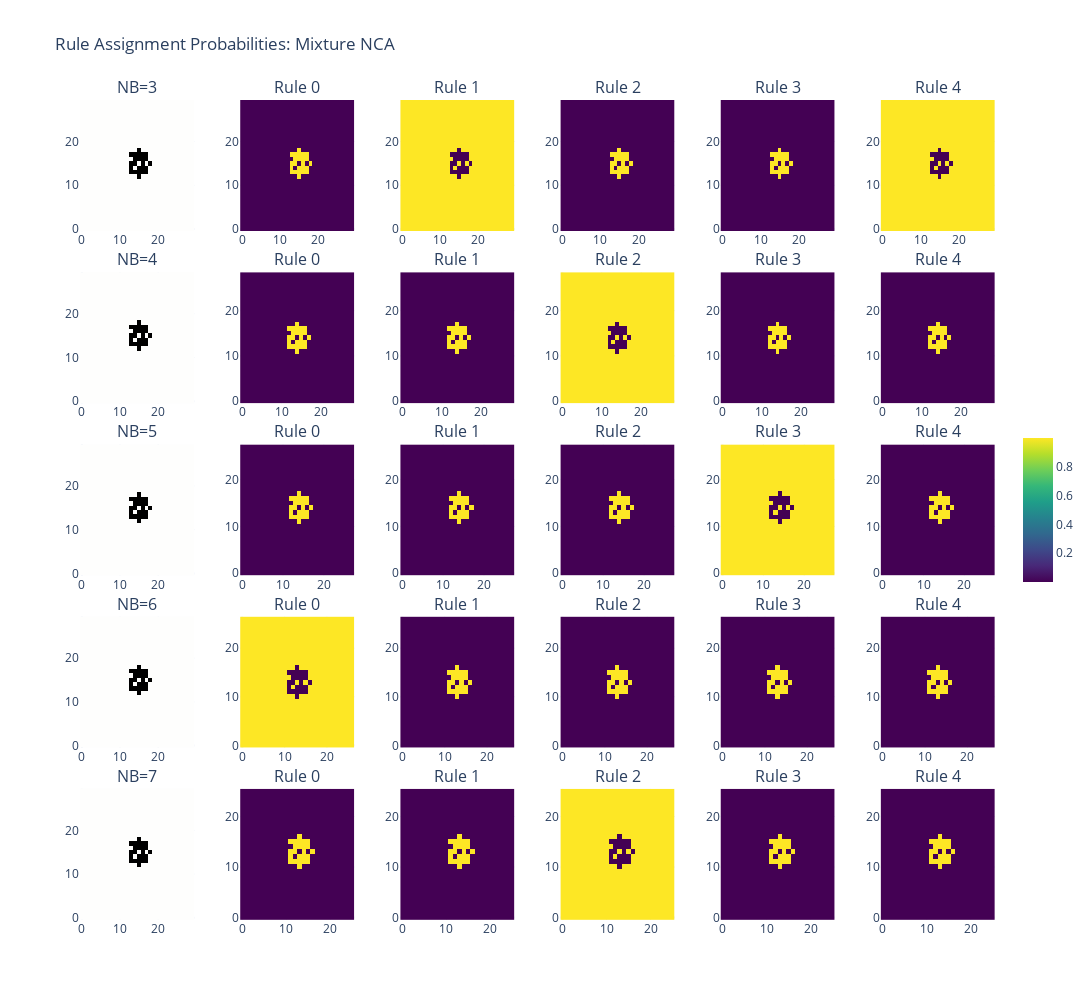
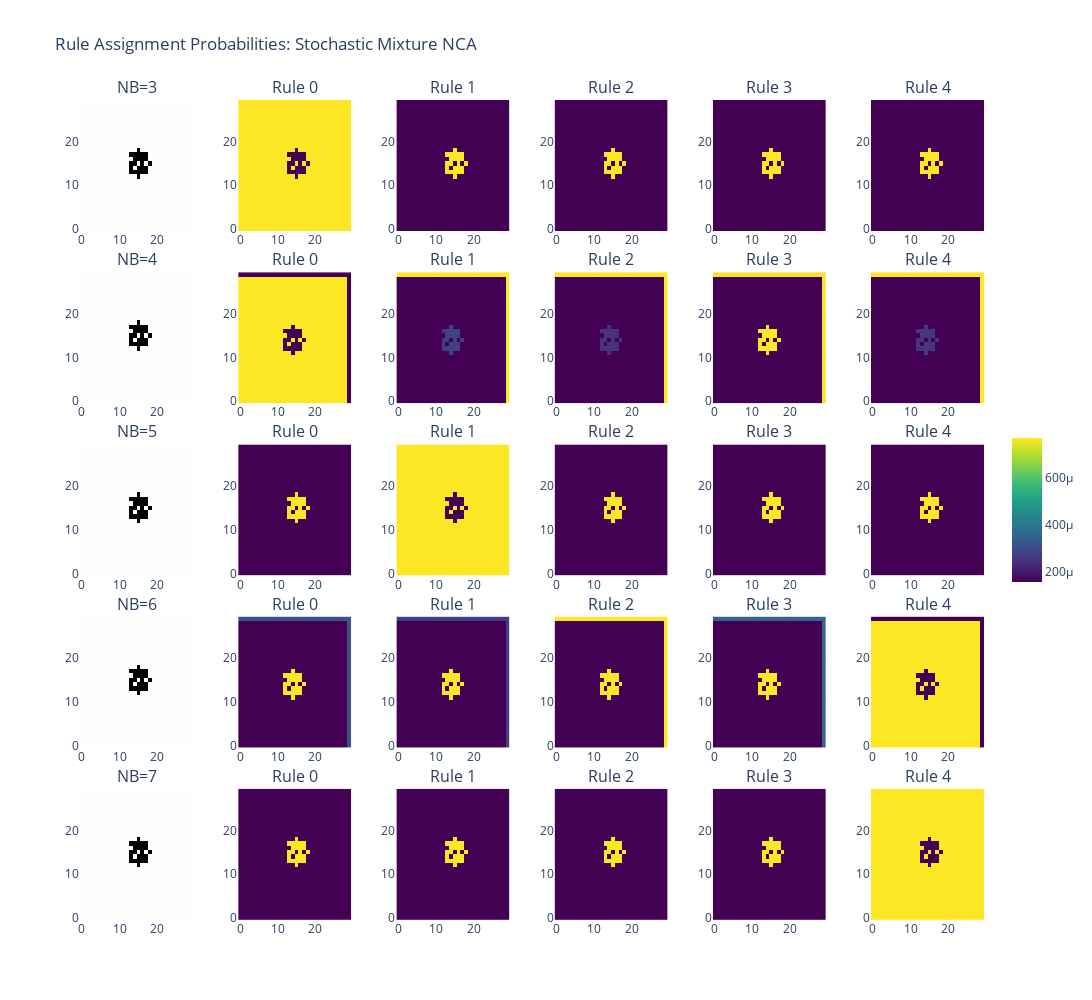

Write notebook code for charts like these, in order.
### Markdown cell above
Visualize actual rule assignments for a sample state and pick one example state to visualize

### Code cell
sample_state = example_states[0]

for model_type_name, models_dict, title_suffix in [
    ('Mixture NCA', mix_nca_models, 'Mixture NCA'),
    ('Stochastic Mixture NCA', stochastic_mix_nca_models, 'Stochastic Mixture NCA')
]:
    if len(models_dict) == 0:
        continue
    
    fig = make_subplots(
        rows=len(NEIGHBORHOOD_SIZES), 
        cols=6,  # Original state + 5 rules
        subplot_titles=[f'NB={nb_size}' if i == 0 else f'Rule {i-1}' 
                        for nb_size in NEIGHBORHOOD_SIZES for i in range(6)],
        vertical_spacing=0.05,
        horizontal_spacing=0.05
    )
    
    for row_idx, nb_size in enumerate(NEIGHBORHOOD_SIZES):
        if nb_size not in models_dict:
            continue
        
        model = models_dict[nb_size]
        
        with torch.no_grad():
            probs = model.get_rule_probabilities(sample_state)  # [1, 5, H, W]
        
        # Plot original state (first column)
        state_img = sample_state[0, :6].cpu().numpy().transpose(1, 2, 0)
        # Convert to RGB for visualization (take first 3 channels or create composite)
        state_vis = np.clip(state_img[:, :, :3], 0, 1) if state_img.shape[2] >= 3 else state_img[:, :, 0]
        
        fig.add_trace(
            go.Heatmap(
                z=state_vis[:, :, 0] if len(state_vis.shape) == 3 else state_vis,
                colorscale='gray',
                showscale=False
            ),
            row=row_idx+1, col=1
        )
        
        #Rule's probability map
        for rule_idx in range(5):
            rule_probs = probs[0, rule_idx].cpu().numpy()
            fig.add_trace(
                go.Heatmap(
                    z=rule_probs,
                    colorscale='Viridis',
                    showscale=(row_idx == 0 and rule_idx == 4),
                    colorbar=dict(len=0.2, y=0.5) if (row_idx == 0 and rule_idx == 4) else None
                ),
                row=row_idx+1, col=rule_idx+2
            )
    
    fig.update_layout(
        title_text=f"Rule Assignment Probabilities: {title_suffix}",
        height=200 * len(NEIGHBORHOOD_SIZES),
        width=1800,
        template='plotly_white'
    )
    
    fig.show()
